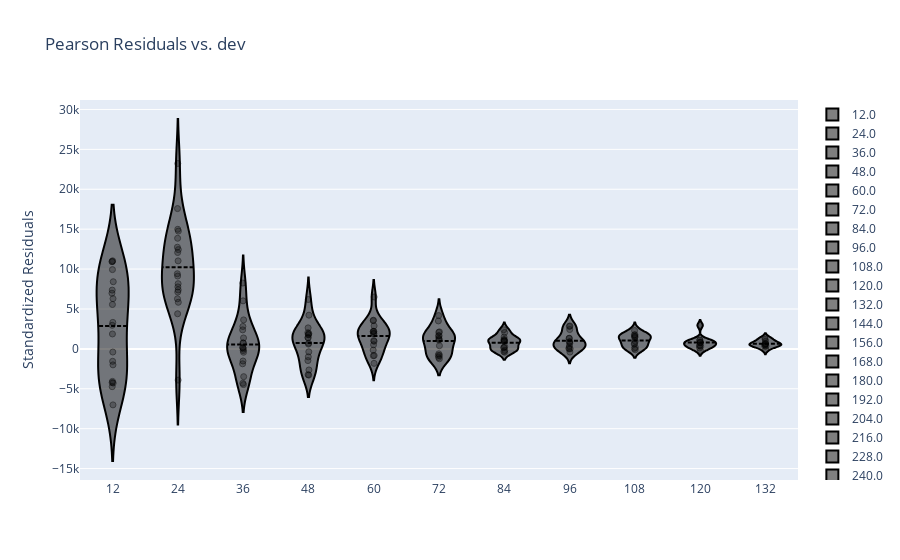

This figure's notebook cell:
### Code cell
r.tweedie.plot.residual('dev', log=False)

### Figure 1 — Plotly figure (JSON) as saved in the notebook; plotly's stock layout.template omitted (floating-point values rounded to 4 significant figures)
{"data": [{"box": {"visible": false}, "jitter": 0.05, "line": {"color": "black"}, "marker": {"color": "rgba(0, 0, 0, 0.5)", "line": {"color": "rgba(0, 0, 0)", "width": 1}, "opacity": 0.5, "size": 6}, "meanline": {"visible": true}, "name": "12.0", "pointpos": 0, "points": "all", "type": "violin", "x": [12, 12, 12, 12, 12, 12, 12, 12, 12, 12, 12, 12, 12, 12, 12, 12, 12, 12, 12, 12], "y": [-7019.0, -4281.0, -4227.0, -4074.0, -397.5, 6293.0, 5560.0, 9932.0, 11040.0, 10930.0, 10940.0, 7367.0, 2956.0, 1867.0, 3318.0, 6976.0, 8415.0, -1558.0, -4736.0, -2003.0]}, {"box": {"visible": false}, "jitter": 0.05, "line": {"color": "black"}, "marker": {"color": "rgba(0, 0, 0, 0.5)", "line": {"color": "rgba(0, 0, 0)", "width": 1}, "opacity": 0.5, "size": 6}, "meanline": {"visible": true}, "name": "24.0", "pointpos": 0, "points": "all", "type": "violin", "x": [24, 24, 24, 24, 24, 24, 24, 24, 24, 24, 24, 24, 24, 24, 24, 24, 24, 24, 24], "y": [7118.0, 8169.0, 7382.0, 12440.0, 14980.0, 23230.0, 12740.0, 14750.0, 17580.0, 13860.0, 12080.0, 9413.0, 4397.0, 11030.0, 6277.0, 9126.0, 7764.0, -3910.0, 5837.0]}, {"box": {"visible": false}, "jitter": 0.05, "line": {"color": "black"}, "marker": {"color": "rgba(0, 0, 0, 0.5)", "line": {"color": "rgba(0, 0, 0)", "width": 1}, "opacity": 0.5, "size": 6}, "meanline": {"visible": true}, "name": "36.0", "pointpos": 0, "points": "all", "type": "violin", "x": [36, 36, 36, 36, 36, 36, 36, 36, 36, 36, 36, 36, 36, 36, 36, 36, 36, 36], "y": [-1520.0, -1870.0, -4472.0, 2812.0, 6018.0, 8250.0, 1371.0, 2380.0, 3630.0, 719.4, 160.0, 141.4, -211.2, 758.1, -3481.0, -424.2, 0.6054, -4304.0]}, {"box": {"visible": false}, "jitter": 0.05, "line": {"color": "black"}, "marker": {"color": "rgba(0, 0, 0, 0.5)", "line": {"color": "rgba(0, 0, 0)", "width": 1}, "opacity": 0.5, "size": 6}, "meanline": {"visible": true}, "name": "48.0", "pointpos": 0, "points": "all", "type": "violin", "x": [48, 48, 48, 48, 48, 48, 48, 48, 48, 48, 48, 48, 48, 48, 48, 48, 48], "y": [-3291.0, -999.5, 1801.0, 2634.0, 4225.0, 6188.0, 712.5, 1777.0, 1940.0, 1413.0, -369.3, 2032.0, 1380.0, 603.1, -3229.0, -1466.0, -2640.0]}, {"box": {"visible": false}, "jitter": 0.05, "line": {"color": "black"}, "marker": {"color": "rgba(0, 0, 0, 0.5)", "line": {"color": "rgba(0, 0, 0)", "width": 1}, "opacity": 0.5, "size": 6}, "meanline": {"visible": true}, "name": "60.0", "pointpos": 0, "points": "all", "type": "violin", "x": [60, 60, 60, 60, 60, 60, 60, 60, 60, 60, 60, 60, 60, 60, 60, 60], "y": [-154.6, 2882.0, 1939.0, 2180.0, 3593.0, 6506.0, 519.7, 3536.0, 953.5, 1909.0, 1041.0, 2204.0, -859.0, 2162.0, -1814.0, -829.3]}, {"box": {"visible": false}, "jitter": 0.05, "line": {"color": "black"}, "marker": {"color": "rgba(0, 0, 0, 0.5)", "line": {"color": "rgba(0, 0, 0)", "width": 1}, "opacity": 0.5, "size": 6}, "meanline": {"visible": true}, "name": "72.0", "pointpos": 0, "points": "all", "type": "violin", "x": [72, 72, 72, 72, 72, 72, 72, 72, 72, 72, 72, 72, 72, 72, 72], "y": [2067.0, 1640.0, 1110.0, 3500.0, 1645.0, 4173.0, 397.3, 2131.0, -1067.0, -1242.0, -838.2, 1195.0, -821.6, 1329.0, -619.9]}, {"box": {"visible": false}, "jitter": 0.05, "line": {"color": "black"}, "marker": {"color": "rgba(0, 0, 0, 0.5)", "line": {"color": "rgba(0, 0, 0)", "width": 1}, "opacity": 0.5, "size": 6}, "meanline": {"visible": true}, "name": "84.0", "pointpos": 0, "points": "all", "type": "violin", "x": [84, 84, 84, 84, 84, 84, 84, 84, 84, 84, 84, 84, 84, 84], "y": [2397.0, 988.5, 1155.0, 2050.0, 997.5, 1485.0, 1153.0, 182.7, -430.5, 291.0, -184.3, 998.6, -330.3, 159.2]}, {"box": {"visible": false}, "jitter": 0.05, "line": {"color": "black"}, "marker": {"color": "rgba(0, 0, 0, 0.5)", "line": {"color": "rgba(0, 0, 0)", "width": 1}, "opacity": 0.5, "size": 6}, "meanline": {"visible": true}, "name": "96.0", "pointpos": 0, "points": "all", "type": "violin", "x": [96, 96, 96, 96, 96, 96, 96, 96, 96, 96, 96, 96, 96], "y": [839.6, 2808.0, 362.3, 2425.0, 709.7, 2877.0, 1331.0, 15.07, 111.2, -7.826, 1323.0, 913.6, -401.7]}, {"box": {"visible": false}, "jitter": 0.05, "line": {"color": "black"}, "marker": {"color": "rgba(0, 0, 0, 0.5)", "line": {"color": "rgba(0, 0, 0)", "width": 1}, "opacity": 0.5, "size": 6}, "meanline": {"visible": true}, "name": "108.0", "pointpos": 0, "points": "all", "type": "violin", "x": [108, 108, 108, 108, 108, 108, 108, 108, 108, 108, 108, 108], "y": [39.97, 1536.0, 170.3, 1566.0, 2299.0, 1752.0, -109.0, 1403.0, 959.2, 609.6, 1765.0, 688.1]}, {"box": {"visible": false}, "jitter": 0.05, "line": {"color": "black"}, "marker": {"color": "rgba(0, 0, 0, 0.5)", "line": {"color": "rgba(0, 0, 0)", "width": 1}, "opacity": 0.5, "size": 6}, "meanline": {"visible": true}, "name": "120.0", "pointpos": 0, "points": "all", "type": "violin", "x": [120, 120, 120, 120, 120, 120, 120, 120, 120, 120, 120], "y": [324.4, 1093.0, 752.7, 2950.0, 433.2, 387.9, 862.8, 804.0, 120.5, -201.0, 1112.0]}, {"box": {"visible": false}, "jitter": 0.05, "line": {"color": "black"}, "marker": {"color": "rgba(0, 0, 0, 0.5)", "line": {"color": "rgba(0, 0, 0)", "width": 1}, "opacity": 0.5, "size": 6}, "meanline": {"visible": true}, "name": "132.0", "pointpos": 0, "points": "all", "type": "violin", "x": [132, 132, 132, 132, 132, 132, 132, 132, 132, 132], "y": [347.8, 546.6, 608.6, 1391.0, 1187.0, 518.1, 337.2, 699.0, 940.6, -88.73]}, {"box": {"visible": false}, "jitter": 0.05, "line": {"color": "black"}, "marker": {"color": "rgba(0, 0, 0, 0.5)", "line": {"color": "rgba(0, 0, 0)", "width": 1}, "opacity": 0.5, "size": 6}, "meanline": {"visible": true}, "name": "144.0", "pointpos": 0, "points": "all", "type": "violin", "x": [144, 144, 144, 144, 144, 144, 144, 144, 144], "y": [null, null, null, null, null, null, null, null, null]}, {"box": {"visible": false}, "jitter": 0.05, "line": {"color": "black"}, "marker": {"color": "rgba(0, 0, 0, 0.5)", "line": {"color": "rgba(0, 0, 0)", "width": 1}, "opacity": 0.5, "size": 6}, "meanline": {"visible": true}, "name": "156.0", "pointpos": 0, "points": "all", "type": "violin", "x": [156, 156, 156, 156, 156, 156, 156, 156], "y": [null, null, null, null, null, null, null, null]}, {"box": {"visible": false}, "jitter": 0.05, "line": {"color": "black"}, "marker": {"color": "rgba(0, 0, 0, 0.5)", "line": {"color": "rgba(0, 0, 0)", "width": 1}, "opacity": 0.5, "size": 6}, "meanline": {"visible": true}, "name": "168.0", "pointpos": 0, "points": "all", "type": "violin", "x": [168, 168, 168, 168, 168, 168, 168], "y": [null, null, null, null, null, null, null]}, {"box": {"visible": false}, "jitter": 0.05, "line": {"color": "black"}, "marker": {"color": "rgba(0, 0, 0, 0.5)", "line": {"color": "rgba(0, 0, 0)", "width": 1}, "opacity": 0.5, "size": 6}, "meanline": {"visible": true}, "name": "180.0", "pointpos": 0, "points": "all", "type": "violin", "x": [180, 180, 180, 180, 180, 180], "y": [null, null, null, null, null, null]}, {"box": {"visible": false}, "jitter": 0.05, "line": {"color": "black"}, "marker": {"color": "rgba(0, 0, 0, 0.5)", "line": {"color": "rgba(0, 0, 0)", "width": 1}, "opacity": 0.5, "size": 6}, "meanline": {"visible": true}, "name": "192.0", "pointpos": 0, "points": "all", "type": "violin", "x": [192, 192, 192, 192, 192], "y": [null, null, null, null, null]}, {"box": {"visible": false}, "jitter": 0.05, "line": {"color": "black"}, "marker": {"color": "rgba(0, 0, 0, 0.5)", "line": {"color": "rgba(0, 0, 0)", "width": 1}, "opacity": 0.5, "size": 6}, "meanline": {"visible": true}, "name": "204.0", "pointpos": 0, "points": "all", "type": "violin", "x": [204, 204, 204, 204], "y": [null, null, null, null]}, {"box": {"visible": false}, "jitter": 0.05, "line": {"color": "black"}, "marker": {"color": "rgba(0, 0, 0, 0.5)", "line": {"color": "rgba(0, 0, 0)", "width": 1}, "opacity": 0.5, "size": 6}, "meanline": {"visible": true}, "name": "216.0", "pointpos": 0, "points": "all", "type": "violin", "x": [216, 216, 216], "y": [null, null, null]}, {"box": {"visible": false}, "jitter": 0.05, "line": {"color": "black"}, "marker": {"color": "rgba(0, 0, 0, 0.5)", "line": {"color": "rgba(0, 0, 0)", "width": 1}, "opacity": 0.5, "size": 6}, "meanline": {"visible": true}, "name": "228.0", "pointpos": 0, "points": "all", "type": "violin", "x": [228, 228], "y": [null, null]}, {"box": {"visible": false}, "jitter": 0.05, "line": {"color": "black"}, "marker": {"color": "rgba(0, 0, 0, 0.5)", "line": {"color": "rgba(0, 0, 0)", "width": 1}, "opacity": 0.5, "size": 6}, "meanline": {"visible": true}, "name": "240.0", "pointpos": 0, "points": "all", "type": "violin", "x": [240], "y": [null]}], "layout": {"title": {"text": "Pearson Residuals vs. dev"}, "xaxis": {"title": {"text": ""}, "type": "category"}, "yaxis": {"title": {"text": "Standardized Residuals"}}}}
